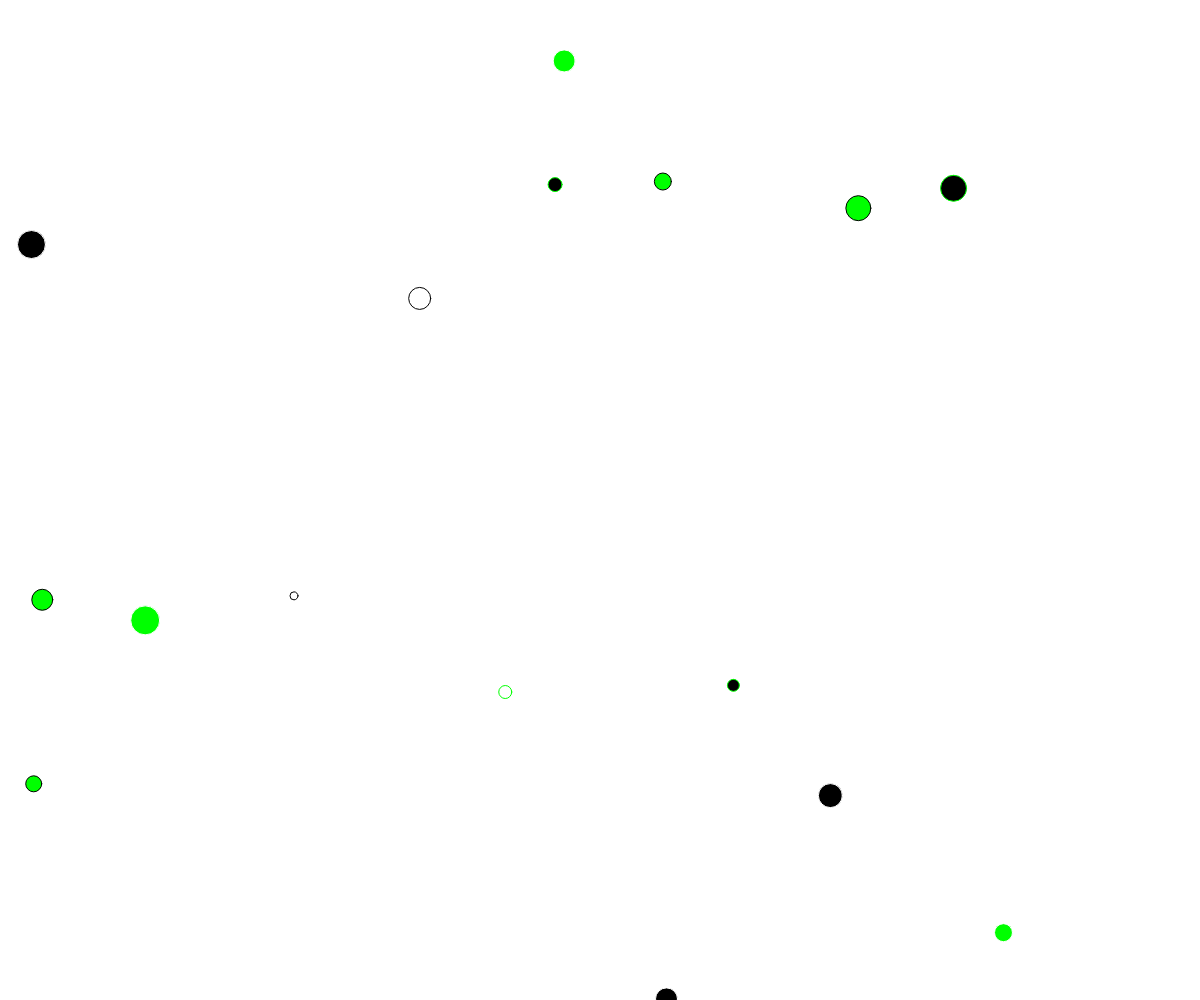
Frame 1 (no input)
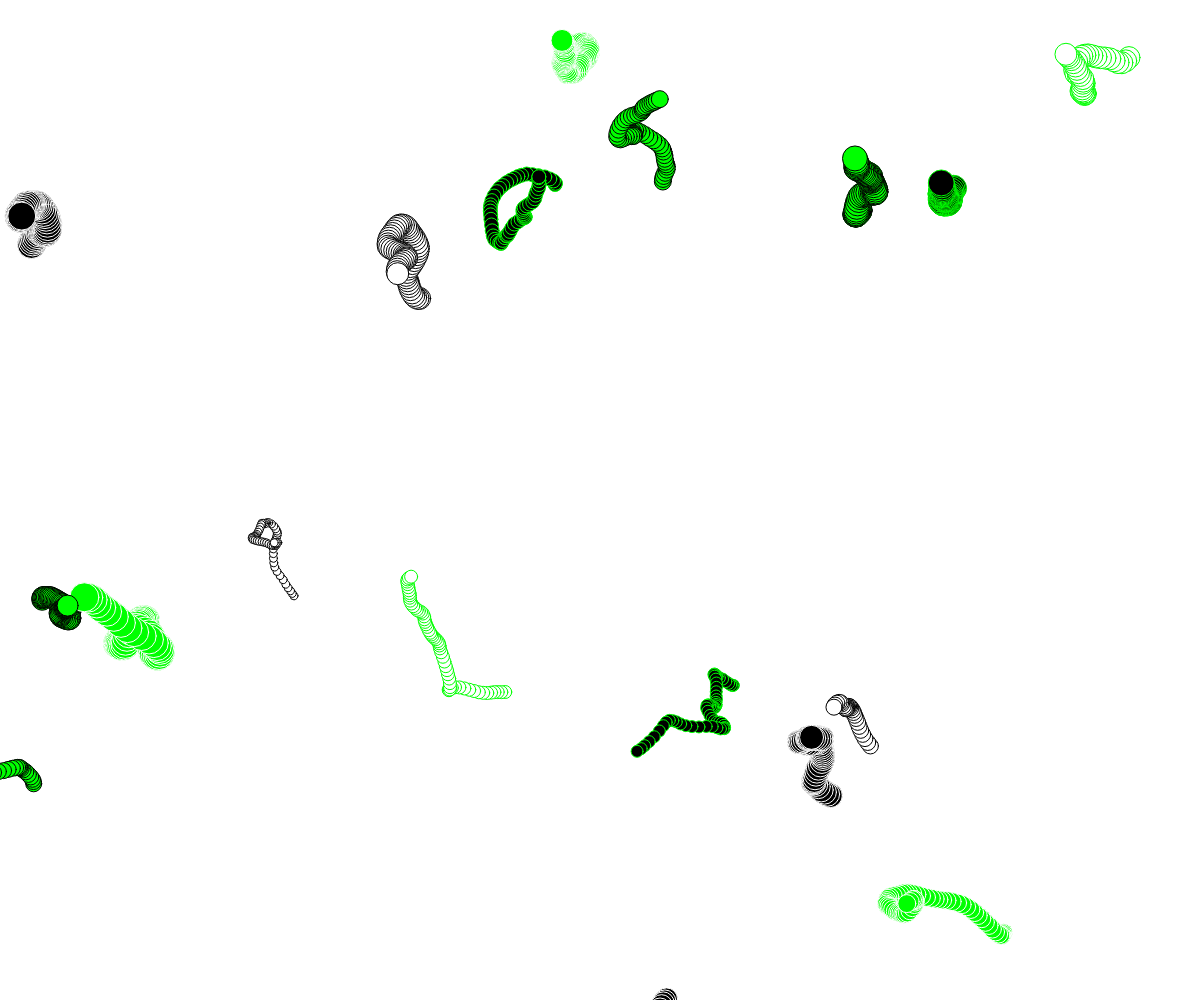
Frame 60 (no input)
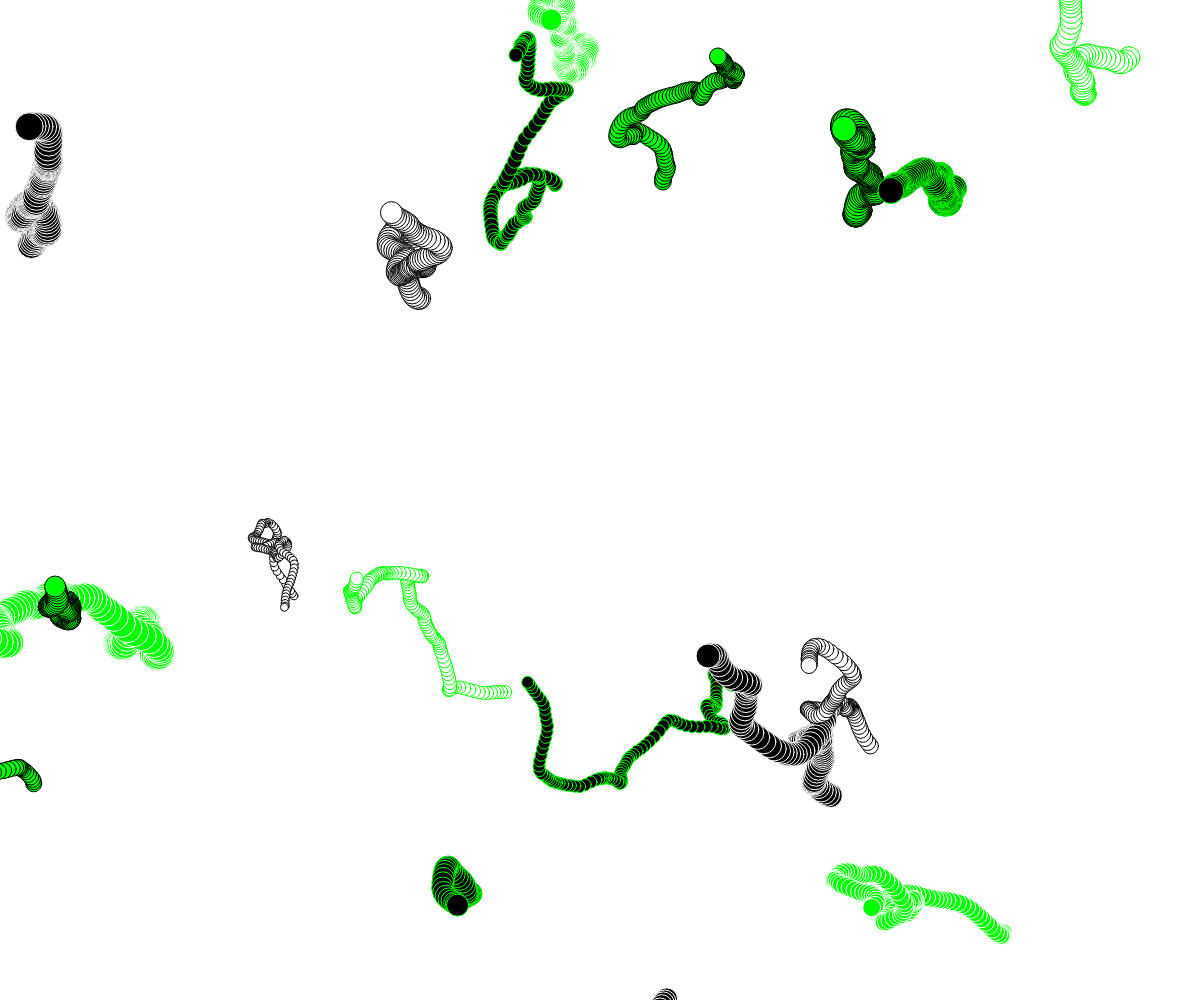
Frame 120 (the mouse pressed at the canvas centre since frame 60)

The p5.js sketch that drew these frames (run headless with seeded random() and noise() and a simulated clock; from frame 60 on, the mouse is pressed at the canvas centre):

// p5.js sketch
// ── sketch.js
var w = [];
var approvedColors = ['#000', '#00ff00', '#fff'];

function setup() {
    createCanvas(windowWidth, windowHeight);
    for (let i = 0; i < 16; i++) {
        w[i] = new Walker();
    }
    background(255);
}

function draw() {
    for (let i = 0; i < w.length; i++) {
        w[i].step();
        w[i].display();
    }
}

function Walker() {
    this.x = random(0, width);
    this.y = random(0, height);
    this.tx = random(0,10000);
    this.ty = this.tx + random(0,10000);
    this.radius = floor(random(8, 30));
    this.maxStep = random(3, 10);

    // color variables
    // this.fr;
    // this.fg;
    // this.fb;
    // this.sr;
    // this.sg;
    // this.sb;
    this.stroke;
    this.fill;


    this.display = function() {
        // stroke(this.sr, this.sg, this.sb);
        // fill(this.fr, this.fg, this.fb);
        stroke(this.stroke);
        fill(this.fill);
        ellipse(this.x, this.y, this.radius, this.radius);
    }

    this.step = function() {
        let xStep = map(noise(this.tx), 0, 1, -this.maxStep, this.maxStep);
        let yStep = map(noise(this.ty), 0, 1, -this.maxStep, this.maxStep);

        this.x += xStep;
        this.y += yStep;

        this.tx += .1;
        this.ty += .1;

        this.return();
    }

    this.return = function() {
        // keeps walker inside canvas, 're-inits' when it goes out
        let flag1 = false;
        let flag2 = false;
        if (this.x < -2 * this.radius ||
            this.x > width + 2 * this.radius ||
            this.y < -2 * this.radius ||
            this.y > height + 2 * this.radius) {

            this.x = random(0, width);
            this.y = random(0, height);
            this.randomizeStrokeAndFill();
        }
    }

    this.randomizeStrokeAndFill = function() {
        // this.fr = random(0,255);
        // this.fg = random(0,255);
        // this.fb = random(0,255);
        // this.sr = random(0,255);
        // this.sg = random(0,255);
        // this.sb = random(0,255);
        this.stroke = approvedColors[floor(random(approvedColors.length))];
        this.fill = approvedColors[floor(random(approvedColors.length))];
        // always different
        while (this.fill === this.stroke) {
            this.fill = approvedColors[floor(random(approvedColors.length))];
        }
    }

    this.randomizeStrokeAndFill();
}
